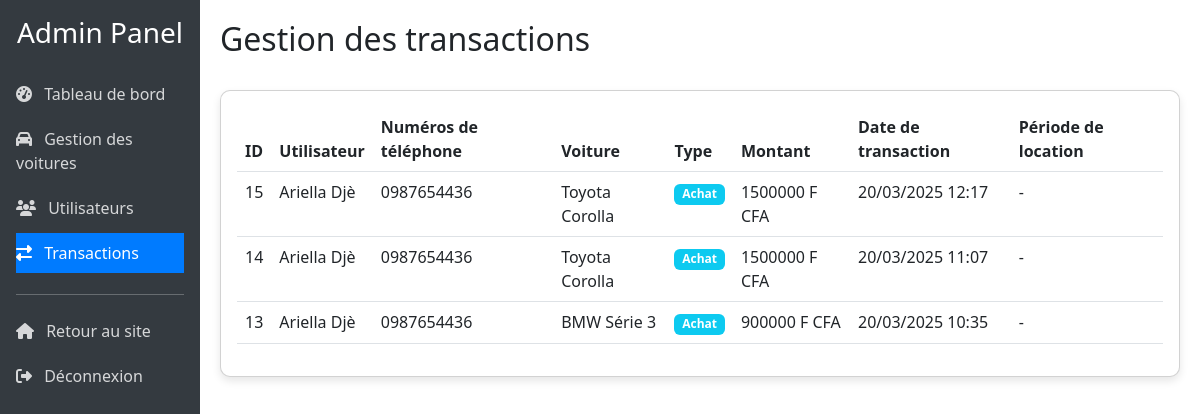
The app's page /ventelocavoiture/dashboard/transactions/ (signed in), older data.
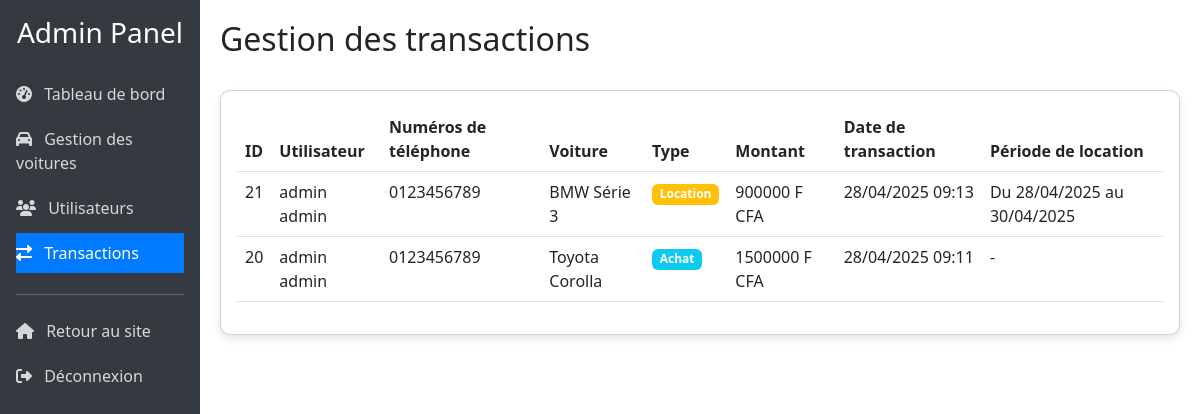
The same page, newer data.
### ventelocavoiture/models.py (models this page shows, shortened)
class Transaction(models.Model):
    TYPE_TRANSACTION = [
        ('achat', 'Achat'),
        ('location', 'Location'),
    ]
    utilisateur = models.ForeignKey(Utilisateur, on_delete=models.CASCADE)
    voiture = models.ForeignKey(Voiture, on_delete=models.CASCADE)
    date_transaction = models.DateTimeField(auto_now_add=True)  # Date de la transaction
    type_transaction = models.CharField(max_length=10, choices=TYPE_TRANSACTION)  # Type (achat ou location)
    montant = models.DecimalField(max_digits=10, decimal_places=2)  # Montant de la transaction
    date_debut_location = models.DateField(null=True, blank=True)  # Date de début (pour location)
    date_fin_location = models.DateField(null=True, blank=True)  # Date de fin (pour location)

class Utilisateur(models.Model):
    nom = models.CharField(max_length=100)  # Nom de famille
    prenom = models.CharField(max_length=100)  # Prénom
    sexe = models.CharField(max_length=1, choices=[('F', 'Feminin'), ('M', 'Masculin')])  # Genre
    numeros = models.CharField(max_length=100, null=True)  # Numéro de téléphone (optionnel)
    email = models.EmailField(unique=True)  # Email (identifiant unique)
    password = models.CharField(max_length=100)  # Mot de passe (stocké hashé)
    is_admin = models.BooleanField(default=False)  # Indicateur de droits administrateur

class Voiture(models.Model):
    ETAT_CHOIX = [
        ('disponible', 'Disponible'),
        ('vendu', 'Vendu'),
        ('loué', 'Loué'),
    ]
    TYPE_CHOIX = [
        ('vente', 'À vendre'),
        ('location', 'À louer'),
        ('les_deux', 'À vendre et à louer'),
    ]
    marque = models.CharField(max_length=100)  # Marque de la voiture
    modele = models.CharField(max_length=100)  # Modèle de la voiture
    annee = models.IntegerField()  # Année de fabrication
    kilometrage = models.IntegerField()  # Kilométrage actuel
    prix_vente = models.DecimalField(max_digits=10, decimal_places=2, null=True, blank=True)
    prix_location_jour = models.DecimalField(max_digits=10, decimal_places=2, null=True, blank=True)
    description = models.TextField()  # Description détaillée
    etat = models.CharField(max_length=20, choices=ETAT_CHOIX, default='disponible')  # État actuel
    type_offre = models.CharField(max_length=20, choices=TYPE_CHOIX, default='vente')  # Type d'offre
    date_ajout = models.DateTimeField(auto_now_add=True)  # Date d'ajout au système
    image = models.ImageField(upload_to='images/')  # Image principale

### ventelocavoiture/views.py (the view)
# urls.py: path('dashboard/transactions/', views.dashboard_transactions, name='dashboard_transactions'),  # Liste des transactions
@admin_requis
def dashboard_transactions(request):
    transactions = Transaction.objects.all().order_by('-date_transaction')
    paginator = Paginator(transactions, 10)  # 10 transactions par page
    page_number = request.GET.get('page')  # Récupère le numéro de page demandé
    transactions_page = paginator.get_page(page_number)  # Récupère les transactions pour la page demandée
    return render(request, 'ventelocavoiture/dashboard_transactions.html', {
        'transactions': transactions_page,
        'section': 'transactions'  # Indique la section active dans le menu
    })

### ventelocavoiture/context_processors.py (called while the page is built)
def utilisateur_connecte(request):
    context = {
        'utilisateur_connecte': False,  # Par défaut, l'utilisateur n'est pas connecté
        'utilisateur': None
    }
    if 'utilisateur_id' in request.session:
        try:
            utilisateur = Utilisateur.objects.get(id=request.session['utilisateur_id'])
            context['utilisateur_connecte'] = True
            context['utilisateur'] = utilisateur
        except Utilisateur.DoesNotExist:
            pass
    return context

### ventelocavoiture/templates/ventelocavoiture/dashboard_transactions.html (shortened to what this page needs)
{% extends 'dashboard_base.html' %}
{% block page_title %}Gestion des transactions{% endblock %}
{% block content %}
<div class="card dashboard-card">
    <div class="card-body">
        <div class="table-responsive">
            <table class="table table-hover">
                <thead>
                    <tr>
                        <th>ID</th>
                        <th>Utilisateur</th>
                        <th>Numéros de téléphone</th>
                        <th>Voiture</th>
                        <th>Type</th>
                        <th>Montant</th>
                        <th>Date de transaction</th>
                        <th>Période de location</th>
                    </tr>
                </thead>
                <tbody>
                    {% for transaction in transactions %}
                    <tr>
                        <td>{{ transaction.id }}</td>
                        <td>{{ transaction.utilisateur.prenom }} {{ transaction.utilisateur.nom }}</td>
                        <td>{{ transaction.utilisateur.numeros }}</td>
                        <td>{{ transaction.voiture.marque }} {{ transaction.voiture.modele }}</td>
                        <td>
                            {% if transaction.type_transaction == 'achat' %}
                            <span class="badge bg-info">Achat</span>
                            {% else %}
                            <span class="badge bg-warning">Location</span>
                            {% endif %}
                        </td>
                        <td>{{ transaction.montant|floatformat:0 }} F CFA</td>
                        <td>{{ transaction.date_transaction|date:"d/m/Y H:i" }}</td>
                        <td>
                            {% if transaction.type_transaction == 'location' %}
                            Du {{ transaction.date_debut_location|date:"d/m/Y" }} au {{ transaction.date_fin_location|date:"d/m/Y" }}
                            {% else %}
                            -
                            {% endif %}
                        </td>
                    </tr>
                    {% empty %}
                    <tr>
                        <td colspan="8" class="text-center">Aucune transaction trouvée</td>
                    </tr>
                    {% endfor %}
                </tbody>
            </table>
        </div>
    </div>
</div>
{% endblock %}

Row changes from the older to the newer data that the page shows:
removed Transaction: type_transaction "Achat"
removed Transaction: type_transaction "Achat"
removed Transaction: type_transaction "Achat"
added Transaction: type_transaction "Location"
added Transaction: type_transaction "Achat"
